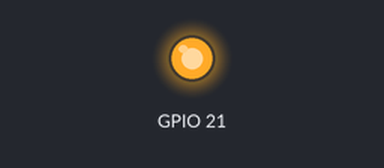
The program below on a simulated Raspberry Pi (BCM pin numbers). On the bench: output pins drawn as LEDs (lit = HIGH). At 5.0 s the program stops and its outputs stay as they are.

Above: at 0.1 s.
At 5.1 s:
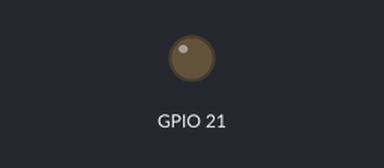
Timing chart, 0 to 6.5 s (numbered marks = the images above):
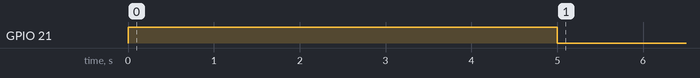

The program:

relay-control.py
```python
#!/usr/bin/env python

import time
import AWSIoTPythonSDK

try:
    import RPi.GPIO as GPIO

    #Set PIN Numbering mode (more info here: https://raspberrypi.stackexchange.com/questions/12966/what-is-the-difference-between-board-and-bcm-for-gpio-pin-numbering)
    GPIO.setmode(GPIO.BCM)

except RuntimeError:
    print("Error importing RPi.GPIO!  This is probably because you need superuser privileges.  You can achieve this by using 'sudo' to run your script")

#Set channel 21 as an output
GPIO.setup(21, GPIO.OUT, initial=GPIO.LOW)

GPIO.output(21, not GPIO.input(21))

# when your code ends, the last line before the program exits would be...
time.sleep(5)

GPIO.cleanup()

GPIO.RPI_INFO
```
